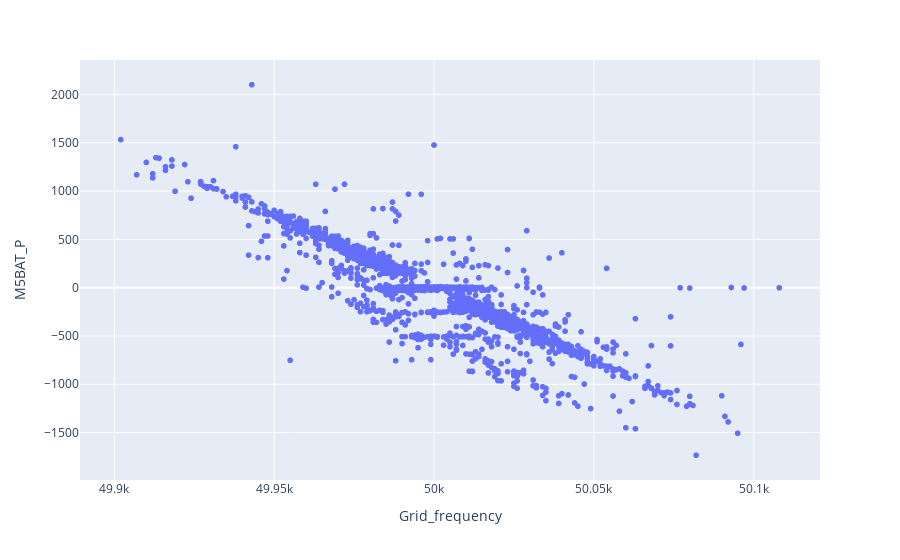

The cell this chart's notebook holds for it:
### Code cell
tp = tp.loc[tp.Grid_frequency > 0]
px.scatter(tp, x='Grid_frequency', y='M5BAT_P')

### Figure 1 — Plotly figure (JSON) as saved in the notebook; plotly's stock layout.template omitted (floating-point values rounded to 4 significant figures; data arrays with more than 128 entries replaced by an {"elided": "..."} marker saying what was removed)
{"data": [{"hovertemplate": "Grid_frequency=%{x}<br>M5BAT_P=%{y}<extra></extra>", "legendgroup": "", "marker": {"color": "#636efa", "symbol": "circle"}, "mode": "markers", "name": "", "showlegend": false, "type": "scattergl", "x": {"elided": "2591 int values"}, "xaxis": "x", "y": {"elided": "2591 int values"}, "yaxis": "y"}], "layout": {"legend": {"tracegroupgap": 0}, "margin": {"t": 60}, "xaxis": {"anchor": "y", "domain": [0, 1], "title": {"text": "Grid_frequency"}}, "yaxis": {"anchor": "x", "domain": [0, 1], "title": {"text": "M5BAT_P"}}}}
